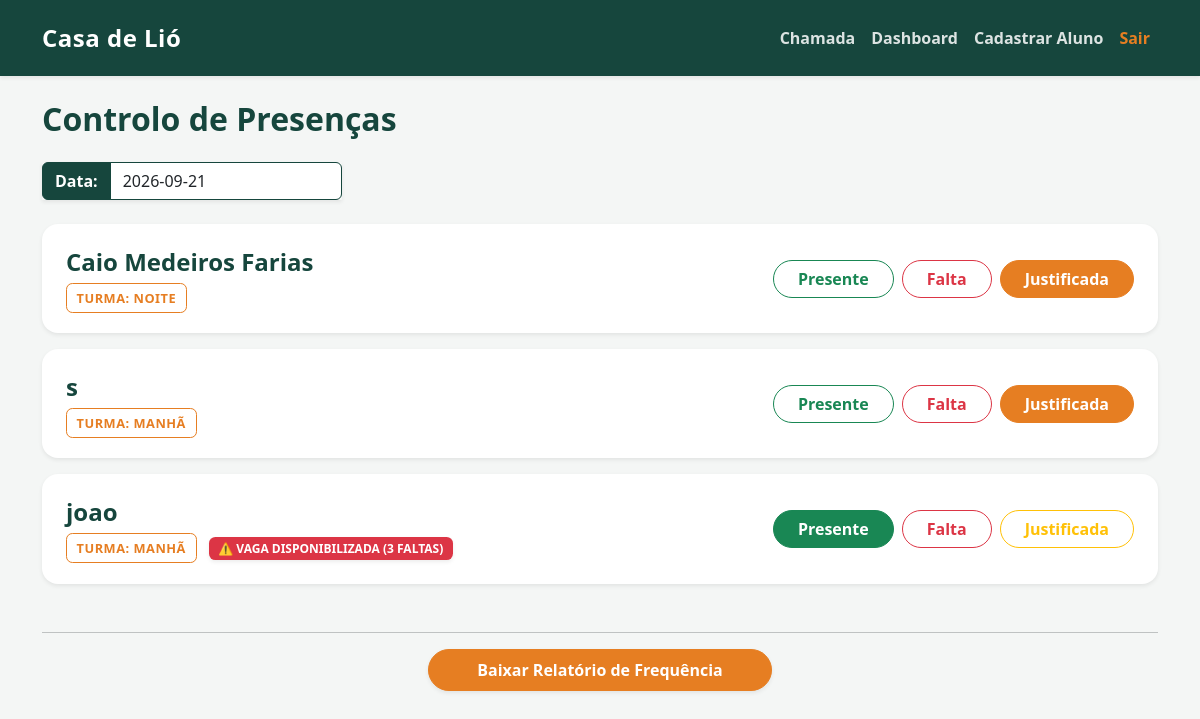
/ (signed in), run on the app's committed database.
### tables this page shows
CREATE TABLE presencas (
        id INTEGER PRIMARY KEY AUTOINCREMENT,
        aluno_id INTEGER,
        data TEXT NOT NULL,
        status TEXT NOT NULL,
        FOREIGN KEY (aluno_id) REFERENCES alunos (id)
    );

CREATE TABLE alunos (
        id INTEGER PRIMARY KEY AUTOINCREMENT,
        nome TEXT NOT NULL,
        data_nascimento TEXT NOT NULL,
        turma TEXT NOT NULL,
        telefone TEXT NOT NULL,
        cep TEXT,
        rua TEXT,
        numero TEXT,
        bairro TEXT,
        cidade TEXT,
        referencia TEXT,
        contato_emergencia TEXT,
        telefone_emergencia TEXT,
        condicao_medica TEXT,
        nome_responsavel TEXT,
        autorizacao_pais BOOLEAN
    );

### app.py (the view)
@app.get("/", response_class=HTMLResponse)
async def home(request: Request, data_chamada: str = None):
    if not request.session.get('perfil'):
        return RedirectResponse(url="/login", status_code=303)
    data_atual = data_chamada if data_chamada else date.today().isoformat()
    conexao = pegar_conexao()
    alunos = conexao.execute('''
        SELECT a.id, a.nome, a.turma, p.status,
               (SELECT COUNT(*) FROM presencas WHERE aluno_id = a.id AND status = 'Falta') as total_faltas
        FROM alunos a
        LEFT JOIN presencas p ON a.id = p.aluno_id AND p.data = ?
    ''', (data_atual,)).fetchall()
    conexao.close()
    return templates.TemplateResponse(
        request=request,
        name="index.html",
        context={"alunos": alunos, "data_atual": data_atual}
    )

### templates/index.html (shortened to what this page needs)
{% extends 'base.html' %}
{% block conteudo %}
    <link rel="stylesheet" href="https://cdn.jsdelivr.net/npm/flatpickr/dist/flatpickr.min.css">
    <h2 class="text-primary fw-bold mb-4">Controlo de Presenças</h2>
    <form method="GET" action="/" class="d-flex mb-4">
        <div class="input-group shadow-sm" style="max-width: 300px;">
            <span class="input-group-text bg-primary text-white border-primary fw-bold">Data:</span>
            <input type="text" id="calendario-br" name="data_chamada" class="form-control border-primary bg-white" value="{{ data_atual }}" placeholder="Selecione a data">
        </div>
    </form>
    {% for aluno in alunos %}
    <div class="card shadow-sm mb-3 border-0" style="border-radius: 1rem;">
        <div class="card-body p-4 d-flex flex-column flex-lg-row justify-content-between align-items-center gap-3">
            <div class="text-center text-lg-start w-100">
                <h4 class="card-title mb-2 fw-bold text-primary">{{ aluno['nome'] }}</h4>
                <span class="badge-institucional me-2">Turma: {{ aluno['turma'] }}</span>
                {% if aluno['total_faltas'] >= 3 %}
                    <span class="badge bg-danger shadow-sm" style="border-radius: 0.4rem; padding: 0.35rem 0.6rem; font-size: 0.75rem; text-transform: uppercase;">
                        ⚠️ Vaga Disponibilizada ({{ aluno['total_faltas'] }} Faltas)
                    </span>
                {% endif %}
            </div>
            <div class="d-flex flex-wrap justify-content-center justify-content-lg-end gap-2 w-100">
                <a href="/registrar/{{ aluno['id'] }}/{{ data_atual }}/Presente"
                   class="btn {% if aluno['status'] == 'Presente' %}btn-success{% else %}btn-outline-success{% endif %} rounded-pill px-4 fw-semibold">
                   Presente
                </a>
                <a href="/registrar/{{ aluno['id'] }}/{{ data_atual }}/Falta"
                   class="btn {% if aluno['status'] == 'Falta' %}btn-danger{% else %}btn-outline-danger{% endif %} rounded-pill px-4 fw-semibold">
                   Falta
                </a>
                <a href="/registrar/{{ aluno['id'] }}/{{ data_atual }}/Falta justificada"
                   class="btn {% if aluno['status'] == 'Falta justificada' %}btn-warning{% else %}btn-outline-warning{% endif %} rounded-pill px-4 fw-semibold">
                   Justificada
                </a>
            </div>
        </div>
    </div>
    {% endfor %}
    <hr class="mt-5">
    <div class="text-center mb-5">
        <button type="button" class="btn btn-warning rounded-pill px-5 py-2 fw-bold shadow-sm text-white" data-bs-toggle="modal" data-bs-target="#modalFiltros">
            Baixar Relatório de Frequência
        </button>
    </div>
{% endblock %}

### templates/base.html (style rules this page uses)
:root { --verde-adra: #16463d; --laranja-adra: #e67e22; --fundo-cinza: #f4f6f5; }
body { background-color: var(--fundo-cinza) !important; font-family: 'Segoe UI', Tahoma, Geneva, Verdana, sans-serif; }
.text-primary { color: var(--verde-adra) !important; }
.bg-primary { background-color: var(--verde-adra) !important; }
.border-primary { border-color: var(--verde-adra) !important; }
.btn-warning { background-color: var(--laranja-adra) !important; border-color: var(--laranja-adra) !important; color: white !important; }
.card { border-radius: 1rem !important; border: none; transition: transform 0.2s ease-in-out; }
.badge-institucional { background-color: transparent; color: var(--laranja-adra); border: 1.5px solid var(--laranja-adra); padding: 0.3rem 0.6rem; border-radius: 0.4rem; font-size: 0.80rem; font-weight: 700; text-transform: uppercase; letter-spacing: 0.5px; }

### data on the page
presencas: nome "Caio Medeiros Farias", turma "NOITE"
presencas: nome "s", turma "MANHÃ"
presencas: nome "joao", turma "MANHÃ", total_faltas "3"
